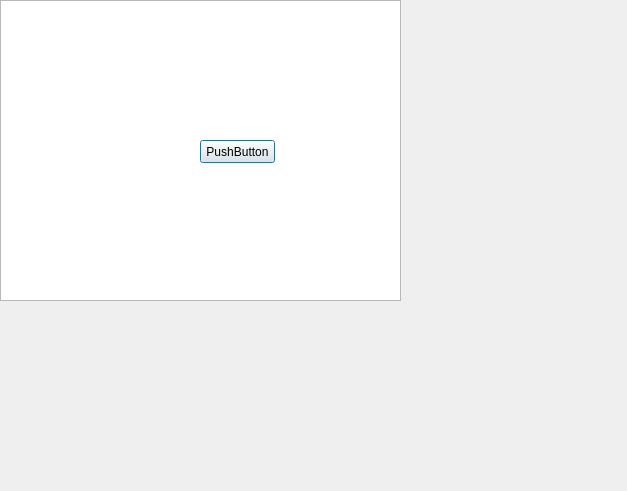
<?xml version="1.0" encoding="UTF-8"?>
<ui version="4.0">
 <class>Simdialog</class>
 <widget class="QDialog" name="Simdialog">
  <property name="geometry">
   <rect>
    <x>0</x>
    <y>0</y>
    <width>627</width>
    <height>491</height>
   </rect>
  </property>
  <property name="windowTitle">
   <string>Dialog</string>
  </property>
  <widget class="Scope" name="graphicsView">
   <property name="geometry">
    <rect>
     <x>0</x>
     <y>0</y>
     <width>401</width>
     <height>301</height>
    </rect>
   </property>
  </widget>
  <widget class="QPushButton" name="pushButton">
   <property name="geometry">
    <rect>
     <x>200</x>
     <y>140</y>
     <width>75</width>
     <height>23</height>
    </rect>
   </property>
   <property name="text">
    <string>PushButton</string>
   </property>
  </widget>
 </widget>
 <customwidgets>
  <customwidget>
   <class>Scope</class>
   <extends>QGraphicsView</extends>
   <header location="global">scope.h</header>
  </customwidget>
 </customwidgets>
 <resources/>
 <connections/>
</ui>
